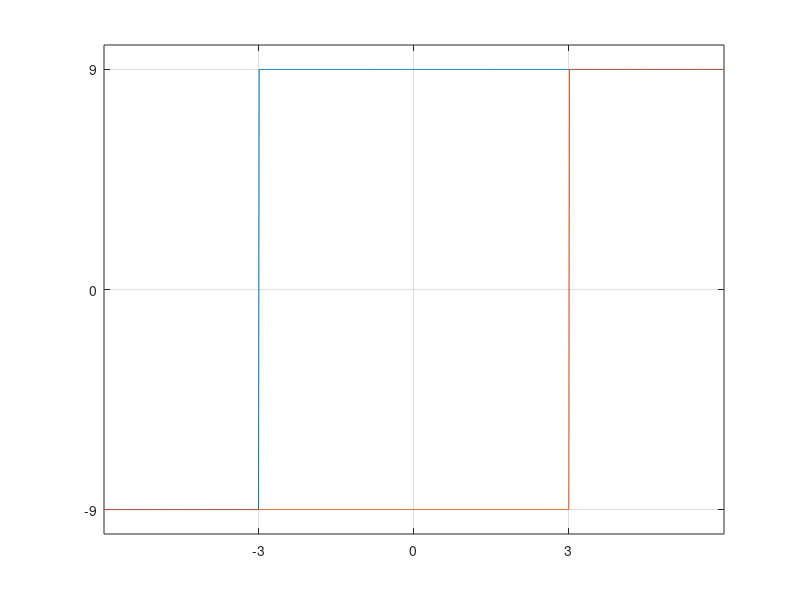

MATLAB code for this plot:
clc
clear
x = linspace(-6,6,1000);
y = x;
z = x;
for i = 1:length(x)
    if x(i) < -3
        y(i) = -9;
    else
        y(i) = 9;
    end
end
for i = 1:length(x)
    if x(i) < 3
        z(i) = -9;
    else
        z(i) = 9;
    end
end
plot(x,y)
hold on
plot(x,z)
xticks([-3 0 3])
xticklabels({'-3','0','3'})
yticks([-9 0 9])
yticklabels({'-9','0','9'})
set(gca,'XLim',[-6 6],'YLim',[-10 10])
grid on